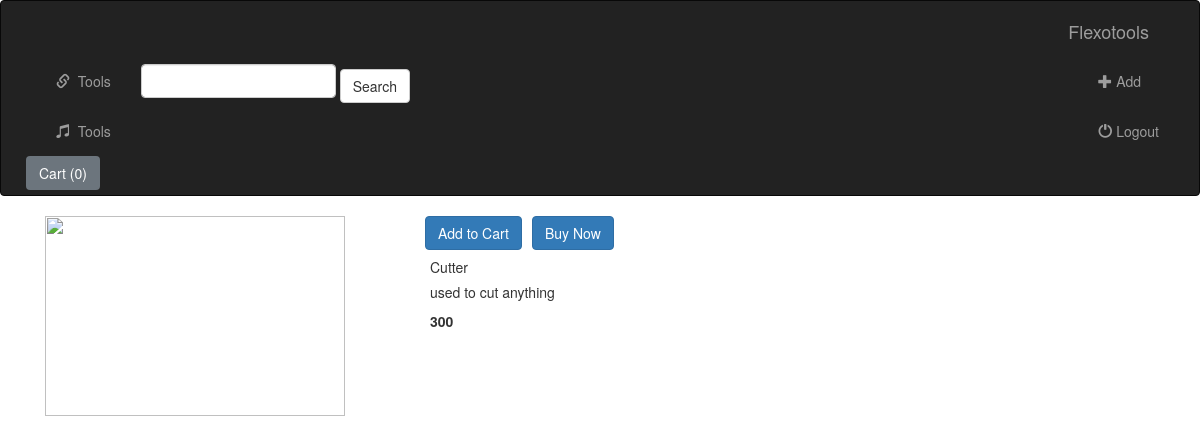
Screenshot of /shopping/product/3 with the database file from the repository.
### shopping/models.py (models this page shows)
class Product(models.Model):
    product_id = models.AutoField
    product_name = models.CharField(max_length=50)
    category = models.CharField(max_length=50, default='')
    subcategory = models.CharField(max_length=50, default='')
    price = models.IntegerField(default=0)
    description = models.CharField(max_length=500)
    pub_date = models.DateField()
    def __str__(self):
        return self.product_name

### shopping/views.py (the view)
# urls.py: path('product/<int:myid>', views.product, name='index-product'),
def product(request, myid):
    product = Product.objects.filter(id=myid)
    print(product)
    return render(request, 'shopping/product.html',{'product': product[0]})

### shopping/templates/shopping/product.html (shortened to what this page needs)
{% extends 'shopping/base.html' %}
{% block body %}
<div class="container my-4">
    <div class="col-md-4">
        <div class="row">
            <img src="https://images-na.ssl-images-amazon.com/images/I/714MP32ETDL._SX679_.jpg" alt="" width="300" height="200">
        </div>
    </div>
        <div class="row">
            <button class="btn btn-primary mx-3">Add to Cart</button>
            <button class="btn btn-primary" >Buy Now</button>
        </div>
    <div class="col-md-8">
        <h5>{{ product.product_name }}</h5>
        <h5>{{ product.description }}</h5>
        <b><p>{{ product.price }}</p></b>
    </div>
</div>
{% endblock %}

### rows the page displays
Product: product_name "Cutter", description "used to cut anything", price "300"
